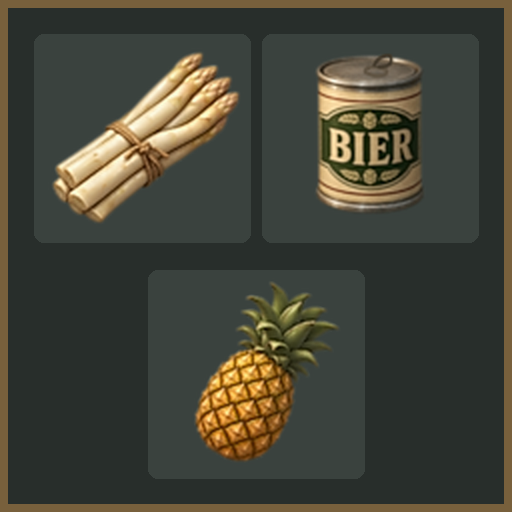
#> input picture mod/Uboat-Smutje/Preview.png, 512 x 512 px, given in place of Vegetables.png, which was not available
$ python make_preview.py
#> lines starting #> are read from the running program, lines starting #| are printed output that depends on the picture
"""Erzeugt mod/Uboat-Smutje/Preview.png aus den Symbolen (für Launcher und Workshop)."""
import sys
from pathlib import Path

from PIL import Image, ImageDraw

icons = Path(sys.argv[1] if len(sys.argv) > 1 else "icons")
out = Path(sys.argv[2] if len(sys.argv) > 2 else "mod/Uboat-Smutje/Preview.png")
names = ["Vegetables", "Canned Bread", "Exotic Fruits", "Coffee"]
img = Image.new("RGBA", (512, 512), (40, 46, 43, 255))
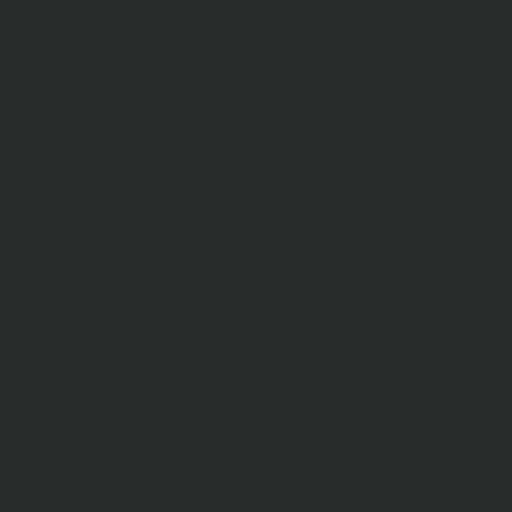
#> img: PIL image 512x512 RGBA; mean R, G, B, A 40, 46, 43, 255
d = ImageDraw.Draw(img)
d.rectangle((0, 0, 511, 511), outline=(120, 96, 60, 255), width=8)
for i, n in enumerate(names):
    ic = Image.open(icons / f"{n}.png").convert("RGBA").resize((204, 196), Image.LANCZOS)
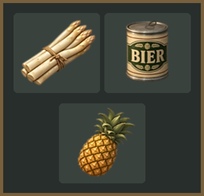
#> ic: PIL image 204x196 RGBA; mean R, G, B, A 68.4, 68.2, 56.3, 255
    x = 40 + (i % 2) * 228
    y = 40 + (i // 2) * 236
    d.rounded_rectangle((x - 6, y - 6, x + 210, y + 202), 10, fill=(58, 66, 62, 255))
    img.alpha_composite(ic, (x, y))
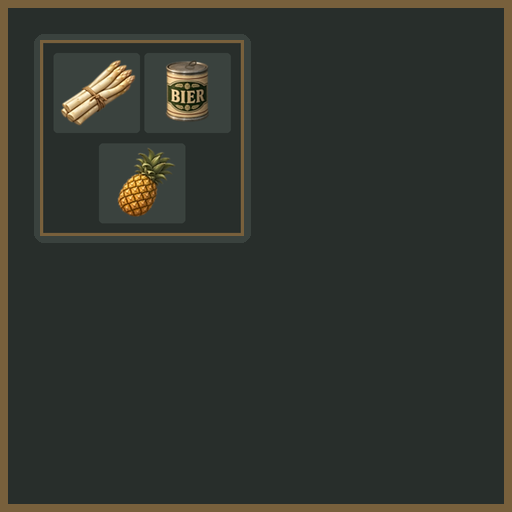
#> img: PIL image 512x512 RGBA; mean R, G, B, A 49.6, 52.9, 46.5, 255
#> (the run stopped early here; a loop or call above may not have finished)
